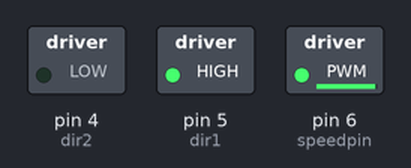
The sketch below on a simulated Arduino Uno, built with avr-gcc and run on an emulated ATmega328P. Parts: switched loads named in the sketch (green lamp = pin HIGH).

Above: at 0.1 s.
Timing chart, 0 to 1.6 s (numbered marks = the images above):
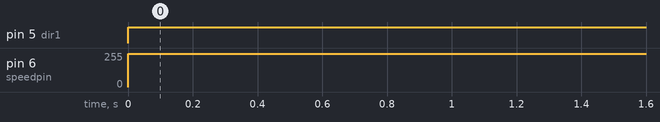

The sketch:

dcmotor.ino
```cpp
int speedpin=6;
int dir1=5;
int dir2=4;
int mspeed=250;
int dt=250;

void setup() {
  // put your setup code here, to run once:
pinMode(speedpin,OUTPUT);
pinMode(dir1,OUTPUT);
pinMode(dir2,OUTPUT);

Serial.begin(9600);
}

void loop() {


digitalWrite(dir1,HIGH);
digitalWrite(dir2,LOW);

analogWrite(speedpin,mspeed);


}
```

Measured:
- by itself, pin 5 (dir1): LOW → HIGH at 0.00 s
- by itself, pin 6 (speedpin): 0/255 → 250/255 at 0.00 s
